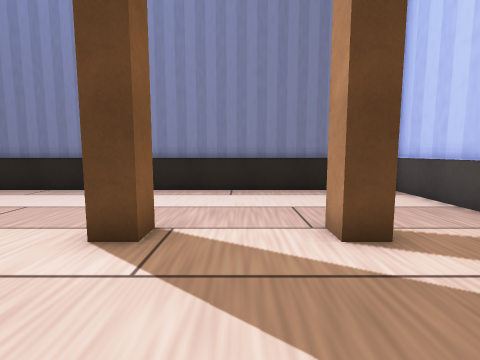
[1] (above)

24 first-person views from a walk through a scene from a Unity 3-D project. The camera is 1.4 m above the floor, tilts 6° down and sees 85° across. The floor is counted in squares, 1 m on a side. Each view is taken from the middle of a square. On the plan, view 1 faces up. The plan holds only what a view shows up to about 13 squares ahead; the rest is blank. The place goes on beyond the plan.

[2]
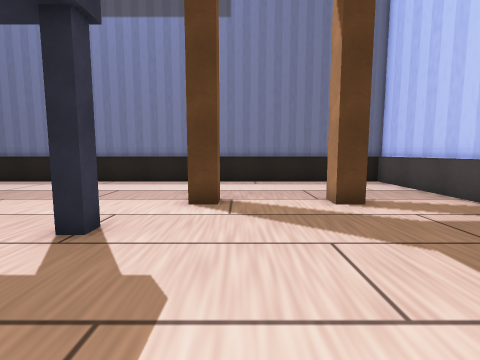

[3]
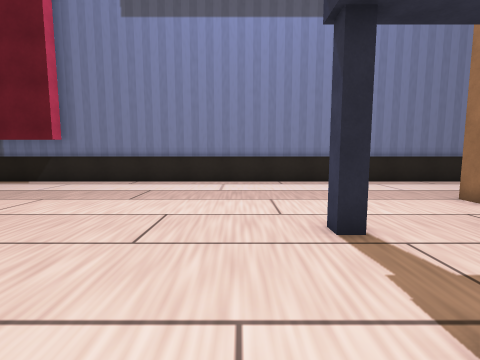

[4]
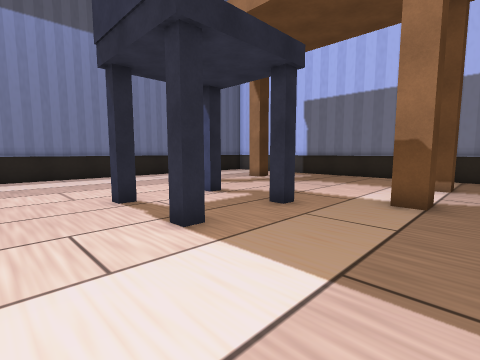

[5]
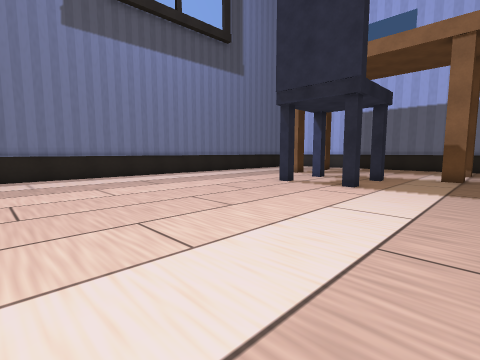

[6]
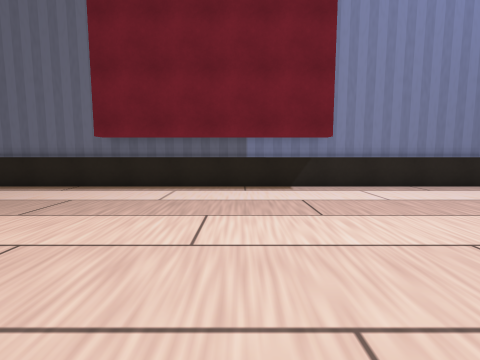

[7]
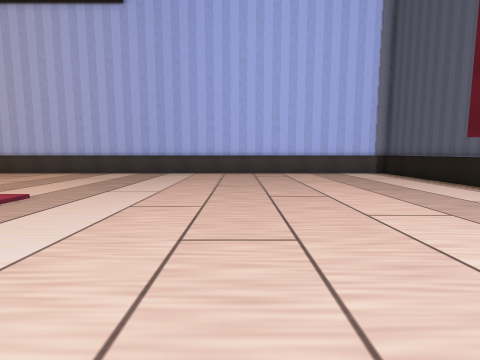

[8]
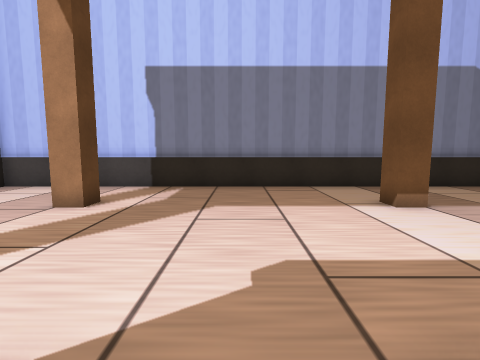

[9]
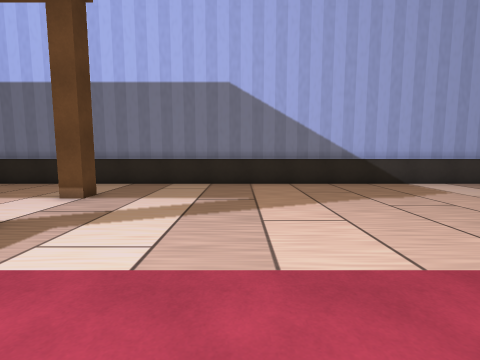

[10]
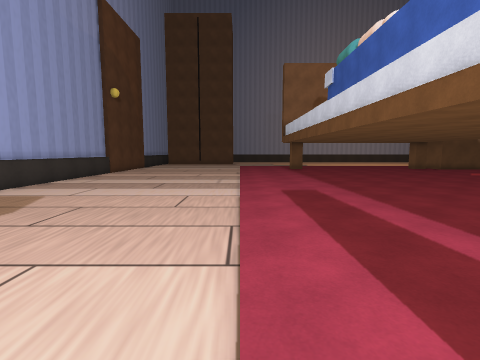

[11]
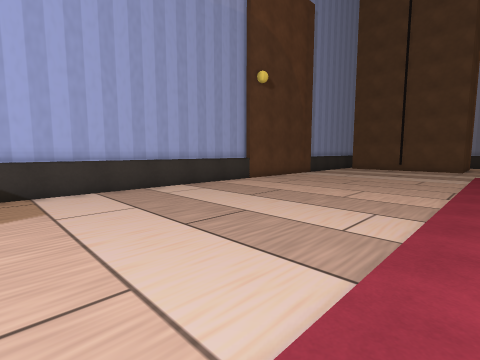

[12]
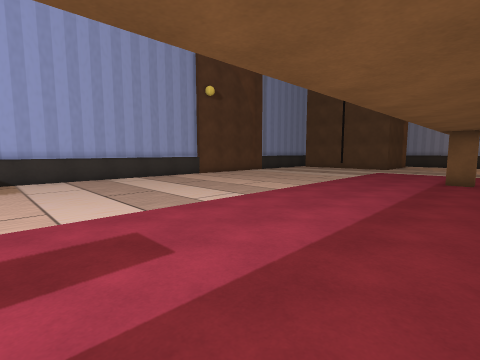

[13]
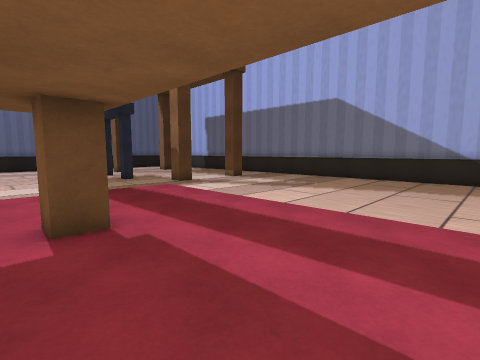

[14]
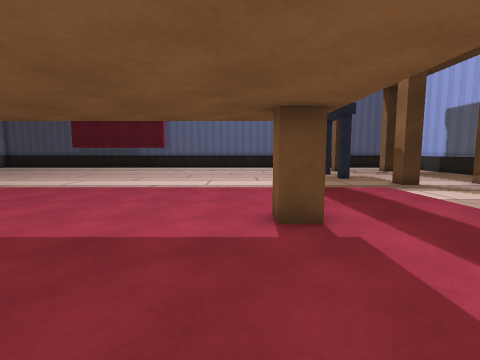

[15]
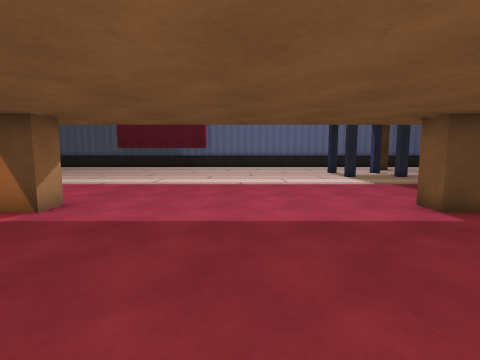

[16]
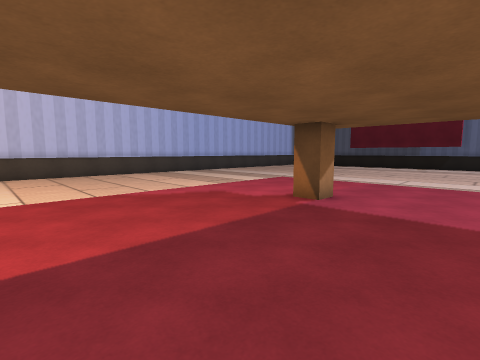

[17]
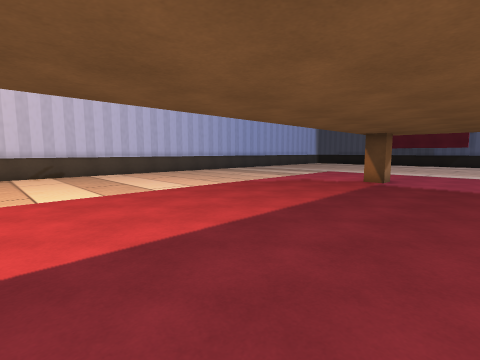

[18]
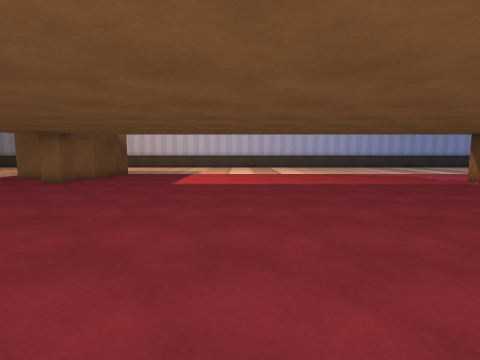

[19]
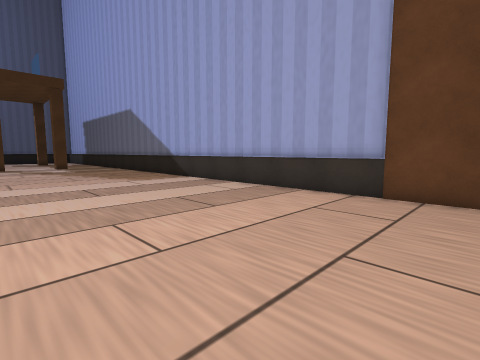

[20]
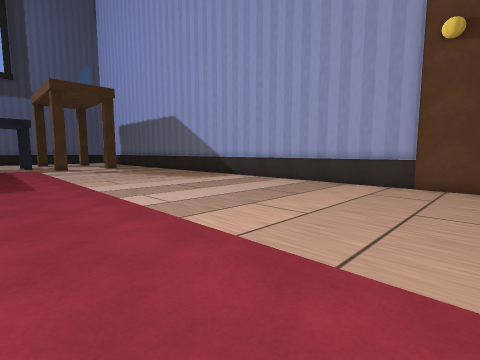

[21]
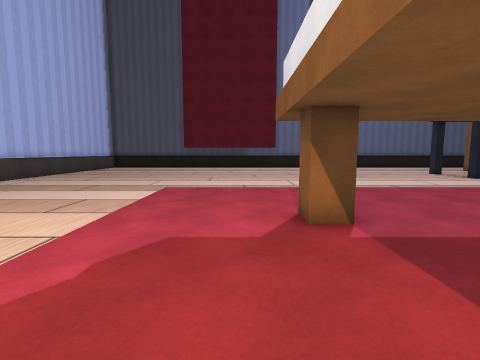

[22]
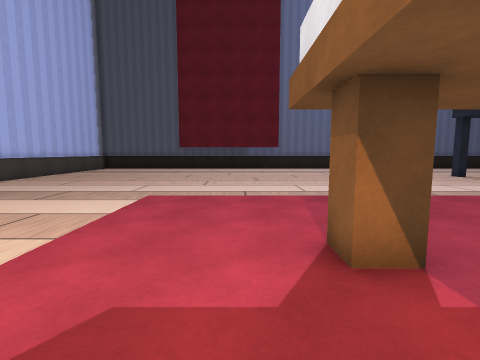

[23]
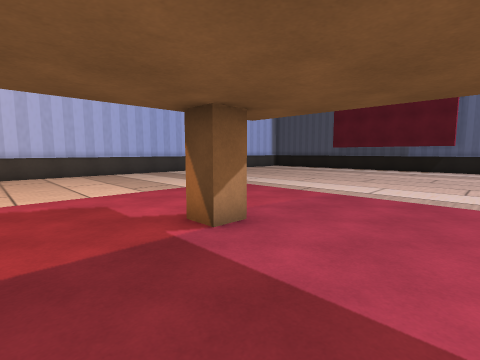

[24]
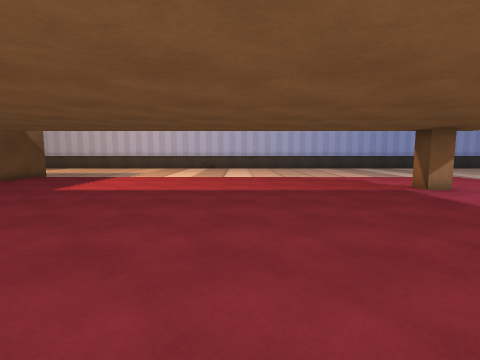

### Floor plan
Key: @ floor where view 1 was taken; # wall or solid block; . floor; O other object.
Columns run from 29 left of view 1 to 6 right of it. Each row starts with its distance up from view 1.
 10 ####################################
  9 ................................. .#
  8 ...................................#
  7 ...................................#
  6 ...................................#
  5 ...................................#
  4 ...........................#...#...#
  3 ...................................#
  2 ...................................#
  1 ...................................#
  0 .............................@.....#
 -1 ...................................#
 -2 ...................................#
 -3 ...................................#
 -4 ...................................#
 -5 ...................................#
 -6 ...................................#
 -7 ...................................#
 -8 ...................................#
 -9 ...................................#
-10 ...................................#
-11 .........#O.........O .............#
-12 .........#O.........O#.............#
-13 ...................................#
-14 ...................................#
-15 ...................................#
-16 ...................................#
-17 ...................................#
-18 ...................................#
-19   .................................#
-20  ..................................#
-21 ...................................#
-22 ...................................#
-23 ...................................#
-24 ...................................#
-25    ................................#
-26        ............................#
-27        ............................#
-28        ........... ................#
-29        ..........   ...............#
-30        .........    ...............#
-31        ###O...      O#.............#

Where each view was taken, in squares from view 1:
view 1: 0 up, 0 right, facing up
view 2: 3 down, 1 left, facing up
view 3: 3 down, 9 left, facing up
view 4: 6 down, 10 left, facing up-right
view 5: 6 down, 18 left, facing up-right
view 6: 1 down, 21 left, facing up
view 7: 0 up, 16 left, facing left
view 8: 0 up, 5 left, facing right
view 9: 10 down, 7 left, facing right
view 10: 9 down, 4 left, facing down
view 11: 17 down, 5 left, facing down-right
view 12: 17 down, 10 left, facing down-right
view 13: 17 down, 10 left, facing up-right
view 14: 17 down, 10 left, facing up
view 15: 18 down, 14 left, facing up
view 16: 19 down, 15 left, facing up-left
view 17: 25 down, 15 left, facing up-left
view 18: 23 down, 7 left, facing left
view 19: 31 down, 3 left, facing up-right
view 20: 31 down, 7 left, facing up-right
view 21: 17 down, 21 left, facing up
view 22: 15 down, 21 left, facing up
view 23: 15 down, 15 left, facing up-left
view 24: 19 down, 9 left, facing left
